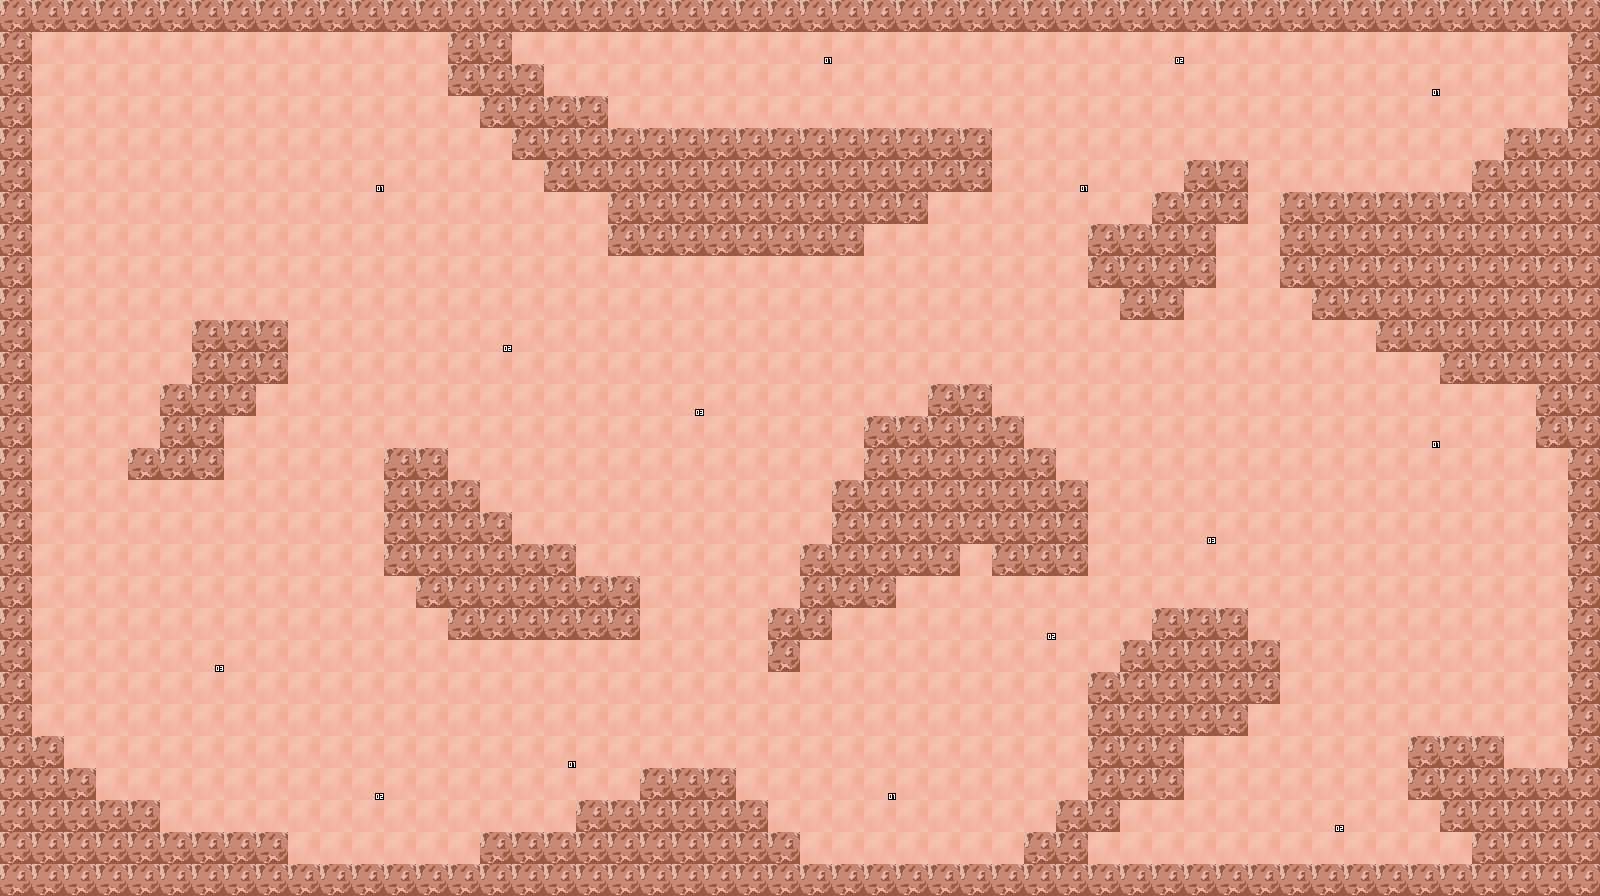

This is a level from a 2D game, rendered from its Tiled map with the project's own tilesets. A one-line summary and the complete map file follow:
An orthogonal 50x28 tile map with 32x32 px tiles, 2 tile layers (terrain, object), 2 tilesets.

<map version="1.2" tiledversion="1.3.4" orientation="orthogonal" renderorder="right-down" width="50" height="28" tilewidth="32" tileheight="32" infinite="0" nextlayerid="3" nextobjectid="1">
 <tileset firstgid="1" source="terrain.tsx" />
 <tileset firstgid="129" source="object.tsx" />
 <layer id="1" name="terrain" width="50" height="28">
  <data encoding="csv">
2,2,2,2,2,2,2,2,2,2,2,2,2,2,2,2,2,2,2,2,2,2,2,2,2,2,2,2,2,2,2,2,2,2,2,2,2,2,2,2,2,2,2,2,2,2,2,2,2,2,
2,1,1,1,1,1,1,1,1,1,1,1,1,1,2,2,1,1,1,1,1,1,1,1,1,1,1,1,1,1,1,1,1,1,1,1,1,1,1,1,1,1,1,1,1,1,1,1,1,2,
2,1,1,1,1,1,1,1,1,1,1,1,1,1,2,2,2,1,1,1,1,1,1,1,1,1,1,1,1,1,1,1,1,1,1,1,1,1,1,1,1,1,1,1,1,1,1,1,1,2,
2,1,1,1,1,1,1,1,1,1,1,1,1,1,1,2,2,2,2,1,1,1,1,1,1,1,1,1,1,1,1,1,1,1,1,1,1,1,1,1,1,1,1,1,1,1,1,1,1,2,
2,1,1,1,1,1,1,1,1,1,1,1,1,1,1,1,2,2,2,2,2,2,2,2,2,2,2,2,2,2,2,1,1,1,1,1,1,1,1,1,1,1,1,1,1,1,1,2,2,2,
2,1,1,1,1,1,1,1,1,1,1,1,1,1,1,1,1,2,2,2,2,2,2,2,2,2,2,2,2,2,2,1,1,1,1,1,1,2,2,1,1,1,1,1,1,1,2,2,2,2,
2,1,1,1,1,1,1,1,1,1,1,1,1,1,1,1,1,1,1,2,2,2,2,2,2,2,2,2,2,1,1,1,1,1,1,1,2,2,2,1,2,2,2,2,2,2,2,2,2,2,
2,1,1,1,1,1,1,1,1,1,1,1,1,1,1,1,1,1,1,2,2,2,2,2,2,2,2,1,1,1,1,1,1,1,2,2,2,2,1,1,2,2,2,2,2,2,2,2,2,2,
2,1,1,1,1,1,1,1,1,1,1,1,1,1,1,1,1,1,1,1,1,1,1,1,1,1,1,1,1,1,1,1,1,1,2,2,2,2,1,1,2,2,2,2,2,2,2,2,2,2,
2,1,1,1,1,1,1,1,1,1,1,1,1,1,1,1,1,1,1,1,1,1,1,1,1,1,1,1,1,1,1,1,1,1,1,2,2,1,1,1,1,2,2,2,2,2,2,2,2,2,
2,1,1,1,1,1,2,2,2,1,1,1,1,1,1,1,1,1,1,1,1,1,1,1,1,1,1,1,1,1,1,1,1,1,1,1,1,1,1,1,1,1,1,2,2,2,2,2,2,2,
2,1,1,1,1,1,2,2,2,1,1,1,1,1,1,1,1,1,1,1,1,1,1,1,1,1,1,1,1,1,1,1,1,1,1,1,1,1,1,1,1,1,1,1,1,2,2,2,2,2,
2,1,1,1,1,2,2,2,1,1,1,1,1,1,1,1,1,1,1,1,1,1,1,1,1,1,1,1,1,2,2,1,1,1,1,1,1,1,1,1,1,1,1,1,1,1,1,1,2,2,
2,1,1,1,1,2,2,1,1,1,1,1,1,1,1,1,1,1,1,1,1,1,1,1,1,1,1,2,2,2,2,2,1,1,1,1,1,1,1,1,1,1,1,1,1,1,1,1,2,2,
2,1,1,1,2,2,2,1,1,1,1,1,2,2,1,1,1,1,1,1,1,1,1,1,1,1,1,2,2,2,2,2,2,1,1,1,1,1,1,1,1,1,1,1,1,1,1,1,1,2,
2,1,1,1,1,1,1,1,1,1,1,1,2,2,2,1,1,1,1,1,1,1,1,1,1,1,2,2,2,2,2,2,2,2,1,1,1,1,1,1,1,1,1,1,1,1,1,1,1,2,
2,1,1,1,1,1,1,1,1,1,1,1,2,2,2,2,1,1,1,1,1,1,1,1,1,1,2,2,2,2,2,2,2,2,1,1,1,1,1,1,1,1,1,1,1,1,1,1,1,2,
2,1,1,1,1,1,1,1,1,1,1,1,2,2,2,2,2,2,1,1,1,1,1,1,1,2,2,2,2,2,1,2,2,2,1,1,1,1,1,1,1,1,1,1,1,1,1,1,1,2,
2,1,1,1,1,1,1,1,1,1,1,1,1,2,2,2,2,2,2,2,1,1,1,1,1,2,2,2,1,1,1,1,1,1,1,1,1,1,1,1,1,1,1,1,1,1,1,1,1,2,
2,1,1,1,1,1,1,1,1,1,1,1,1,1,2,2,2,2,2,2,1,1,1,1,2,2,1,1,1,1,1,1,1,1,1,1,2,2,2,1,1,1,1,1,1,1,1,1,1,2,
2,1,1,1,1,1,1,1,1,1,1,1,1,1,1,1,1,1,1,1,1,1,1,1,2,1,1,1,1,1,1,1,1,1,1,2,2,2,2,2,1,1,1,1,1,1,1,1,1,2,
2,1,1,1,1,1,1,1,1,1,1,1,1,1,1,1,1,1,1,1,1,1,1,1,1,1,1,1,1,1,1,1,1,1,2,2,2,2,2,2,1,1,1,1,1,1,1,1,1,2,
2,1,1,1,1,1,1,1,1,1,1,1,1,1,1,1,1,1,1,1,1,1,1,1,1,1,1,1,1,1,1,1,1,1,2,2,2,2,2,1,1,1,1,1,1,1,1,1,1,2,
2,2,1,1,1,1,1,1,1,1,1,1,1,1,1,1,1,1,1,1,1,1,1,1,1,1,1,1,1,1,1,1,1,1,2,2,2,1,1,1,1,1,1,1,2,2,2,1,1,2,
2,2,2,1,1,1,1,1,1,1,1,1,1,1,1,1,1,1,1,1,2,2,2,1,1,1,1,1,1,1,1,1,1,1,2,2,2,1,1,1,1,1,1,1,2,2,2,2,2,2,
2,2,2,2,2,1,1,1,1,1,1,1,1,1,1,1,1,1,2,2,2,2,2,2,1,1,1,1,1,1,1,1,1,2,2,1,1,1,1,1,1,1,1,1,1,2,2,2,2,2,
2,2,2,2,2,2,2,2,2,1,1,1,1,1,1,2,2,2,2,2,2,2,2,2,2,1,1,1,1,1,1,1,2,2,1,1,1,1,1,1,1,1,1,1,1,1,2,2,2,2,
2,2,2,2,2,2,2,2,2,2,2,2,2,2,2,2,2,2,2,2,2,2,2,2,2,2,2,2,2,2,2,2,2,2,2,2,2,2,2,2,2,2,2,2,2,2,2,2,2,2
</data>
 </layer>
 <layer id="2" name="object" width="50" height="28">
  <data encoding="csv">
0,0,0,0,0,0,0,0,0,0,0,0,0,0,0,0,0,0,0,0,0,0,0,0,0,0,0,0,0,0,0,0,0,0,0,0,0,0,0,0,0,0,0,0,0,0,0,0,0,0,
0,0,0,0,0,0,0,0,0,0,0,0,0,0,0,0,0,0,0,0,0,0,0,0,0,130,0,0,0,0,0,0,0,0,0,0,131,0,0,0,0,0,0,0,0,0,0,0,0,0,
0,0,0,0,0,0,0,0,0,0,0,0,0,0,0,0,0,0,0,0,0,0,0,0,0,0,0,0,0,0,0,0,0,0,0,0,0,0,0,0,0,0,0,0,130,0,0,0,0,0,
0,0,0,0,0,0,0,0,0,0,0,0,0,0,0,0,0,0,0,0,0,0,0,0,0,0,0,0,0,0,0,0,0,0,0,0,0,0,0,0,0,0,0,0,0,0,0,0,0,0,
0,0,0,0,0,0,0,0,0,0,0,0,0,0,0,0,0,0,0,0,0,0,0,0,0,0,0,0,0,0,0,0,0,0,0,0,0,0,0,0,0,0,0,0,0,0,0,0,0,0,
0,0,0,0,0,0,0,0,0,0,0,130,0,0,0,0,0,0,0,0,0,0,0,0,0,0,0,0,0,0,0,0,0,130,0,0,0,0,0,0,0,0,0,0,0,0,0,0,0,0,
0,0,0,0,0,0,0,0,0,0,0,0,0,0,0,0,0,0,0,0,0,0,0,0,0,0,0,0,0,0,0,0,0,0,0,0,0,0,0,0,0,0,0,0,0,0,0,0,0,0,
0,0,0,0,0,0,0,0,0,0,0,0,0,0,0,0,0,0,0,0,0,0,0,0,0,0,0,0,0,0,0,0,0,0,0,0,0,0,0,0,0,0,0,0,0,0,0,0,0,0,
0,0,0,0,0,0,0,0,0,0,0,0,0,0,0,0,0,0,0,0,0,0,0,0,0,0,0,0,0,0,0,0,0,0,0,0,0,0,0,0,0,0,0,0,0,0,0,0,0,0,
0,0,0,0,0,0,0,0,0,0,0,0,0,0,0,0,0,0,0,0,0,0,0,0,0,0,0,0,0,0,0,0,0,0,0,0,0,0,0,0,0,0,0,0,0,0,0,0,0,0,
0,0,0,0,0,0,0,0,0,0,0,0,0,0,0,131,0,0,0,0,0,0,0,0,0,0,0,0,0,0,0,0,0,0,0,0,0,0,0,0,0,0,0,0,0,0,0,0,0,0,
0,0,0,0,0,0,0,0,0,0,0,0,0,0,0,0,0,0,0,0,0,0,0,0,0,0,0,0,0,0,0,0,0,0,0,0,0,0,0,0,0,0,0,0,0,0,0,0,0,0,
0,0,0,0,0,0,0,0,0,0,0,0,0,0,0,0,0,0,0,0,0,132,0,0,0,0,0,0,0,0,0,0,0,0,0,0,0,0,0,0,0,0,0,0,0,0,0,0,0,0,
0,0,0,0,0,0,0,0,0,0,0,0,0,0,0,0,0,0,0,0,0,0,0,0,0,0,0,0,0,0,0,0,0,0,0,0,0,0,0,0,0,0,0,0,130,0,0,0,0,0,
0,0,0,0,0,0,0,0,0,0,0,0,0,0,0,0,0,0,0,0,0,0,0,0,0,0,0,0,0,0,0,0,0,0,0,0,0,0,0,0,0,0,0,0,0,0,0,0,0,0,
0,0,0,0,0,0,0,0,0,0,0,0,0,0,0,0,0,0,0,0,0,0,0,0,0,0,0,0,0,0,0,0,0,0,0,0,0,0,0,0,0,0,0,0,0,0,0,0,0,0,
0,0,0,0,0,0,0,0,0,0,0,0,0,0,0,0,0,0,0,0,0,0,0,0,0,0,0,0,0,0,0,0,0,0,0,0,0,132,0,0,0,0,0,0,0,0,0,0,0,0,
0,0,0,0,0,0,0,0,0,0,0,0,0,0,0,0,0,0,0,0,0,0,0,0,0,0,0,0,0,0,0,0,0,0,0,0,0,0,0,0,0,0,0,0,0,0,0,0,0,0,
0,0,0,0,0,0,0,0,0,0,0,0,0,0,0,0,0,0,0,0,0,0,0,0,0,0,0,0,0,0,0,0,0,0,0,0,0,0,0,0,0,0,0,0,0,0,0,0,0,0,
0,0,0,0,0,0,0,0,0,0,0,0,0,0,0,0,0,0,0,0,0,0,0,0,0,0,0,0,0,0,0,0,131,0,0,0,0,0,0,0,0,0,0,0,0,0,0,0,0,0,
0,0,0,0,0,0,132,0,0,0,0,0,0,0,0,0,0,0,0,0,0,0,0,0,0,0,0,0,0,0,0,0,0,0,0,0,0,0,0,0,0,0,0,0,0,0,0,0,0,0,
0,0,0,0,0,0,0,0,0,0,0,0,0,0,0,0,0,0,0,0,0,0,0,0,0,0,0,0,0,0,0,0,0,0,0,0,0,0,0,0,0,0,0,0,0,0,0,0,0,0,
0,0,0,0,0,0,0,0,0,0,0,0,0,0,0,0,0,0,0,0,0,0,0,0,0,0,0,0,0,0,0,0,0,0,0,0,0,0,0,0,0,0,0,0,0,0,0,0,0,0,
0,0,0,0,0,0,0,0,0,0,0,0,0,0,0,0,0,130,0,0,0,0,0,0,0,0,0,0,0,0,0,0,0,0,0,0,0,0,0,0,0,0,0,0,0,0,0,0,0,0,
0,0,0,0,0,0,0,0,0,0,0,131,0,0,0,0,0,0,0,0,0,0,0,0,0,0,0,130,0,0,0,0,0,0,0,0,0,0,0,0,0,0,0,0,0,0,0,0,0,0,
0,0,0,0,0,0,0,0,0,0,0,0,0,0,0,0,0,0,0,0,0,0,0,0,0,0,0,0,0,0,0,0,0,0,0,0,0,0,0,0,0,131,0,0,0,0,0,0,0,0,
0,0,0,0,0,0,0,0,0,0,0,0,0,0,0,0,0,0,0,0,0,0,0,0,0,0,0,0,0,0,0,0,0,0,0,0,0,0,0,0,0,0,0,0,0,0,0,0,0,0,
0,0,0,0,0,0,0,0,0,0,0,0,0,0,0,0,0,0,0,0,0,0,0,0,0,0,0,0,0,0,0,0,0,0,0,0,0,0,0,0,0,0,0,0,0,0,0,0,0,0
</data>
 </layer>
</map>
